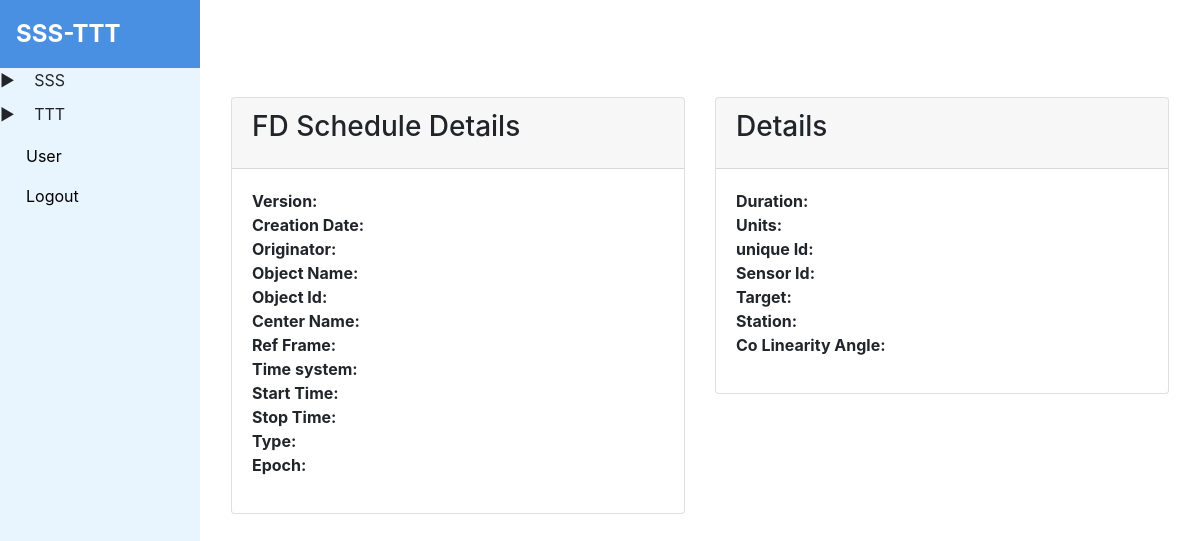
/fd_schedules/11 (signed in), run on an earlier commit of the app's database.
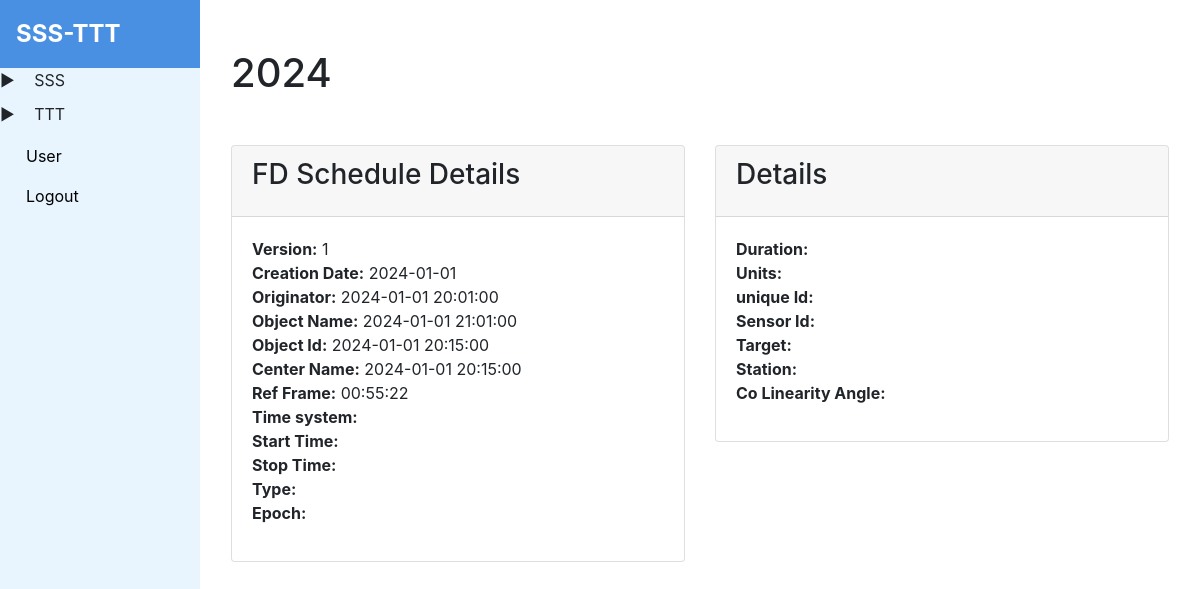
And on a later commit of the database.
### tables this page shows
CREATE TABLE 't_fd_schedule' (
        id INTEGER PRIMARY KEY AUTOINCREMENT,
        year INTEGER NOT NULL,
        day INTEGER NOT NULL,
        date DATE NOT NULL,
        penumbra_entry DATETIME NOT NULL,
        penumbra_exit DATETIME NOT NULL,
        umbra_entry DATETIME NOT NULL,
        umbra_exit DATETIME NOT NULL,
        duration VARCHAR(1000) NOT NULL
    );

### app.py (the view)
@app.route('/fd_schedules/<int:fd_schedule_id>')
@check_login
def fd_schedule_detail(fd_schedule_id):
    data = get_record_by_table_name('t_fd_schedule', fd_schedule_id)
    return render_template('fd_schedule/fd_schedule_detail.html', fd_schedule=data, is_admin = session.get('user'))

### app.py (called while the page is built)
def check_login(f):
    @wraps(f)
    def decorated_function(*args, **kwargs):
        if session.get('user') is None:
            return redirect(url_for('login'))
        return f(*args, **kwargs)
    return decorated_function

### db_helper.py (called while the page is built)
def get_record_by_table_name(table_name: str, record_id: int):
    cursor = conn.cursor()
    cursor.execute(f'SELECT * FROM {table_name} WHERE id = {record_id}')
    result = cursor.fetchone()
    cursor.close()
    return result

### templates/fd_schedule/fd_schedule_detail.html (shortened to what this page needs)
{% extends 'base.html' %}
{% block content %}
  <div class="container my-5">
    <div class="row">
      <div class="col-12">
        <h1 class="text-start mb-5">{{ fd_schedule[1] }}
        </h1>
      </div>
    </div>
    <div class="row">
      <div class="col-md-6">
        <div class="card mb-4">
          <div class="card-header">
            <h3 class="card-title">FD Schedule Details</h3>
          </div>
          <div class="card-body">
            <ul class="list-unstyled">
              <li><strong>Version:</strong> {{ fd_schedule[2] }}</li>
              <li><strong>Creation Date:</strong> {{ fd_schedule[3] }}</li>
              <li><strong>Originator:</strong> {{ fd_schedule[4] }}</li>
              <li><strong>Object Name:</strong> {{ fd_schedule[5] }}</li>
              <li><strong>Object Id:</strong> {{ fd_schedule[6] }}</li>
              <li><strong>Center Name:</strong> {{ fd_schedule[7] }}</li>
              <li><strong>Ref Frame:</strong> {{ fd_schedule[8] }}</li>
              <li><strong>Time system:</strong> {{ fd_schedule[9] }}</li>
              <li><strong>Start Time:</strong> {{ fd_schedule[10] }}</li>
              <li><strong>Stop Time:</strong> {{ fd_schedule[11] }}</li>
              <li><strong>Type:</strong> {{ fd_schedule[12] }}</li>
              <li><strong>Epoch:</strong> {{ fd_schedule[13] }}</li>
            </ul>
          </div>
        </div>
      </div>
      <div class="col-md-6">
        <div class="card mb-4">
          <div class="card-header">
            <h3 class="card-title">Details</h3>
          </div>
          <div class="card-body">
            <ul class="list-unstyled">
              <li><strong>Duration:</strong> {{ fd_schedule[14] }}</li>
              <li><strong>Units:</strong> {{ fd_schedule[15] }}</li>
              <li><strong>unique Id:</strong> {{ fd_schedule[16] }}</li>
              <li><strong>Sensor Id:</strong> {{ fd_schedule[17] }}</li>
              <li><strong>Target:</strong> {{ fd_schedule[18] }}</li>
              <li><strong>Station:</strong> {{ fd_schedule[19] }}</li>
              <li><strong>Co Linearity Angle:</strong> {{ fd_schedule[20] }}</li>
            </ul>
          </div>
        </div>
      </div>
    </div>
  </div>
{% endblock %}

### templates/base.html (shortened to what this page needs)
<!DOCTYPE html>
<html>
<head>
    <link rel="stylesheet" href="https://stackpath.bootstrapcdn.com/bootstrap/4.3.1/css/bootstrap.min.css">
    <link rel="stylesheet" type="text/css" href="{{ url_for('static', filename='css/style.css') }}">
    <link rel="stylesheet" href="https://cdn.materialdesignicons.com/5.4.55/css/materialdesignicons.min.css">
    <link rel="stylesheet" href="https://cdnjs.cloudflare.com/ajax/libs/select2/4.0.13/css/select2.min.css" />
</head>
<body onload="toggleSubmenu('{{ menuVal }}')">
    <div class="sidebar sidebar-content">
        <div class="logo">
            <a href="/home">SSS-TTT</a>
        </div>
        <ul>
            <li class="submenu-toggle" data-submenu="submenu1" data-expanded="false" onclick="toggleSubmenu('submenu1')">
                <span class="menu-text">SSS</span></a>
            </li>
        </ul>
        <ul>
            <li class="submenu-toggle" data-submenu="submenu2" data-expanded="false" onclick="toggleSubmenu('submenu2')">
                <span class="menu-text">TTT</span></a>
            </li>
        </ul>
        {% if is_admin %}
        <ul>
            <li><a href="/user"><span class="menu-text">User</span></a></li>
        </ul>
        {% endif %}
        <ul>
            <li><a href="/logout"><span class="menu-text">Logout</span></a></li>
        </ul>
    </div>
    <div class="content">
        {% block content %}{% endblock %}
    </div>
</body>
</html>

### static/css/style.css (style rules this page uses)
.sidebar { height: 100%; width: 200px; position: fixed; z-index: 1; top: 0; left: 0; background-color: #e9f5fe; overflow-x: hidden; }
.sidebar .logo { background-color: #4a90e2; color: #fff; font-size: 24px; font-weight: bold; padding: 16px; }
.sidebar .logo a { color: #fff; text-decoration: none; }
.sidebar-content { max-height: 1000px; overflow-y: scroll; }
.sidebar ul { list-style-type: none; margin: 0; padding: 0; }
.sidebar li a { display: block; color: #000; padding: 8px 16px; text-decoration: none; }
.content { margin-left: 200px; padding: 1px 16px; height: 1000px; }
.menu-text { margin-left: 10px; }

### templates/base.html (style rules this page uses)
.submenu-toggle::before { content: '\25B6'; padding-right: 5px; transition: transform 0.2s; display: inline-block; margin-bottom: 10px; }

What changed in the data, as far as the page shows it:
added t_fd_schedule: year "2024", day "1", date "2024-01-01", penumbra_entry "2024-01-01 20:01:00", penumbra_exit "2024-01-01 21:01:00", umbra_entry "2024-01-01 20:15:00", umbra_exit "2024-01-01 20:15:00", duration "00:55:22"
